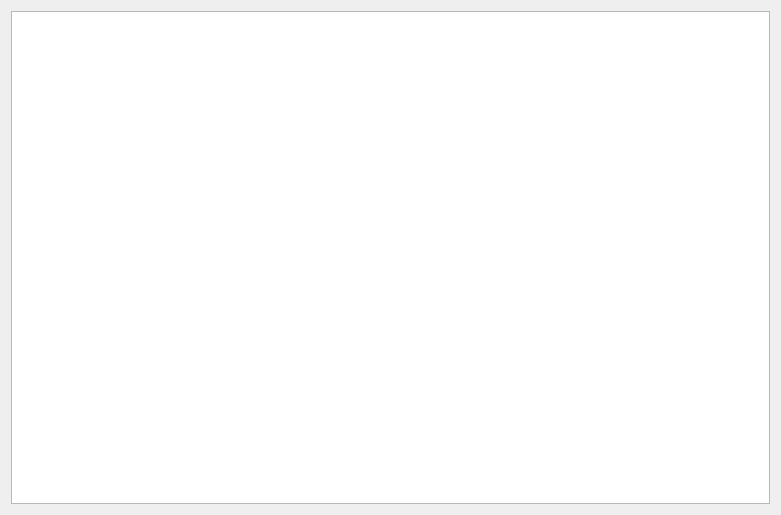
<?xml version="1.0" encoding="UTF-8"?>
<ui version="4.0">
 <class>FullScreen</class>
 <widget class="QWidget" name="FullScreen">
  <property name="windowModality">
   <enum>Qt::WindowModal</enum>
  </property>
  <property name="geometry">
   <rect>
    <x>0</x>
    <y>0</y>
    <width>781</width>
    <height>515</height>
   </rect>
  </property>
  <property name="windowTitle">
   <string>Graph</string>
  </property>
  <layout class="QGridLayout" name="gridLayout">
   <item row="0" column="0">
    <widget class="QGraphicsView" name="graphicsView"/>
   </item>
  </layout>
 </widget>
 <resources/>
 <connections/>
</ui>
